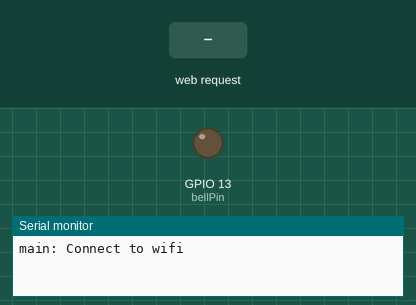
A program run on a simulated ESP32. Shown: output pins drawn as LEDs (lit = HIGH), the last lines printed to the serial monitor. The test bench sets the inputs (shaded band). WiFi joins after 1.5 s; servers stay silent unless stated.

Above: at 0.1 s.
At 4.2 s:
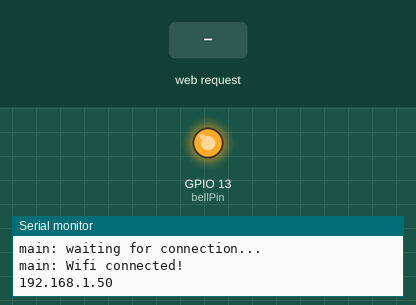
4.3 s: HTTP request GET /ding received
At 5.3 s:
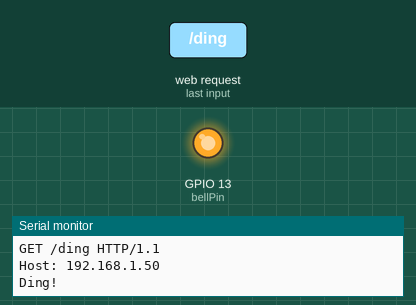
Timing chart, 0 to 7.3 s (numbered marks = the images above; inputs shaded):
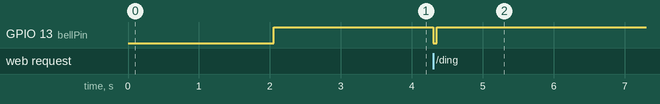

The program:

main.cpp
```cpp
#include <Arduino.h>
#include <WiFi.h>

#include "bell.h"

const uint8_t bellPin           = 13;
const char *ssid                = "EGGS";
const char *password            = "";

String request;

WiFiServer server(80);
Bell bell(bellPin);

void setup() {
  Serial.begin(115200);
  while (!Serial) {};

  WiFi.begin(ssid, password);
  WiFi.setHostname("prossecco-bell");

  Serial.println("main: Connect to wifi");
  while (WiFi.status() != WL_CONNECTED) {
    delay(1000);
    Serial.println("main: waiting for connection...");
  }
  Serial.println("main: Wifi connected!");
  Serial.println(WiFi.localIP());

  server.begin();
  bell.ding();
}

void loop() {
  WiFiClient client = server.available();

  if (!client) {
    return;
  }

  boolean currentLineIsBlank = true;

  while (client.connected()) {
    if (client.available()) {
      char c = client.read();
      request += c;
      Serial.write(c);

      if (c == '\n' && currentLineIsBlank) {
        if (request.indexOf("/ding") != -1)  {
          Serial.println("Ding!");
          bell.ding();
        }

        client.println("HTTP/1.1 200 OK");
        client.println("Content-Type: text/html");
        client.println("Connection: close");
        client.println();

        client.println("<html><p>Ding!</p></html>");

        break;
      }

      if(c == '\n') {
        currentLineIsBlank = true;
      } else if(c != '\r') {
        currentLineIsBlank = false;
      }
    }
  }

  delay(1);
  request = "";
  client.stop();
  Serial.println("Client disconnected");
}
```

bell.h
```cpp
//
// Created by Alex Coulcher.
//

#ifndef B3LL_LOG_H
#define B3LL_LOG_H

#include <Arduino.h>


class Bell {
private:
  uint8_t outputPin;

public:
  Bell(uint8_t outputPin) {
    this->outputPin = outputPin;
    pinMode(outputPin, OUTPUT);
  }

  void ding() {
    digitalWrite(this->outputPin, LOW);
    delay(50);
    digitalWrite(this->outputPin, HIGH);
    delay(1000);
  }
};

#endif //B3LL_LOG_H
```

Measured:
- after the input at 4.3 s, GPIO 13 (bellPin): HIGH → LOW at once, → HIGH 0.05 s later
